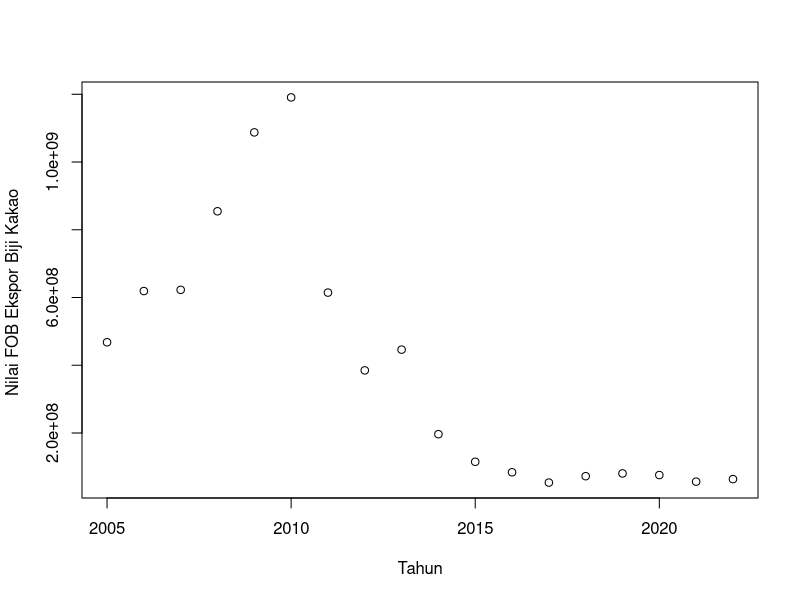
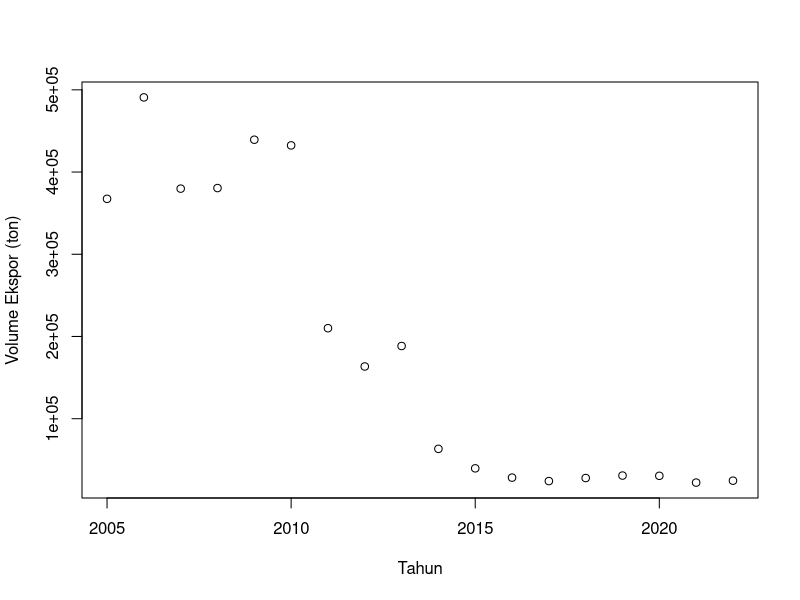
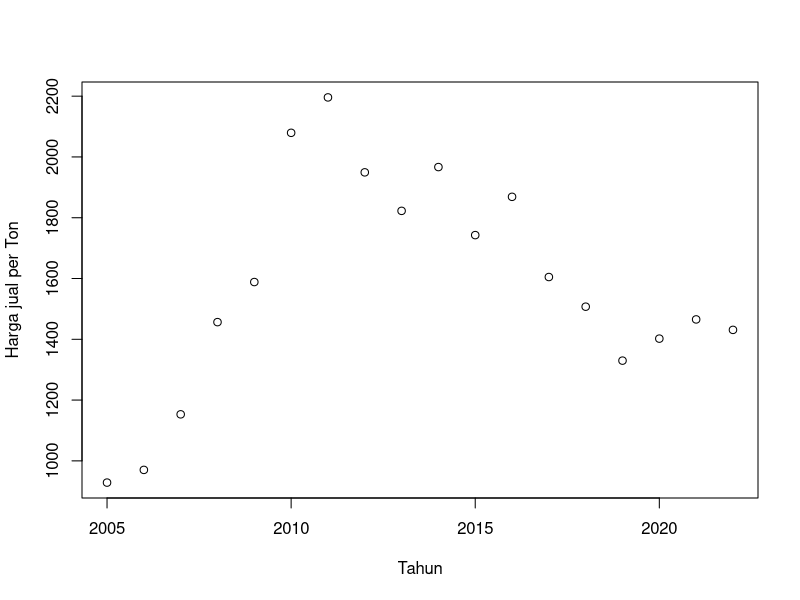
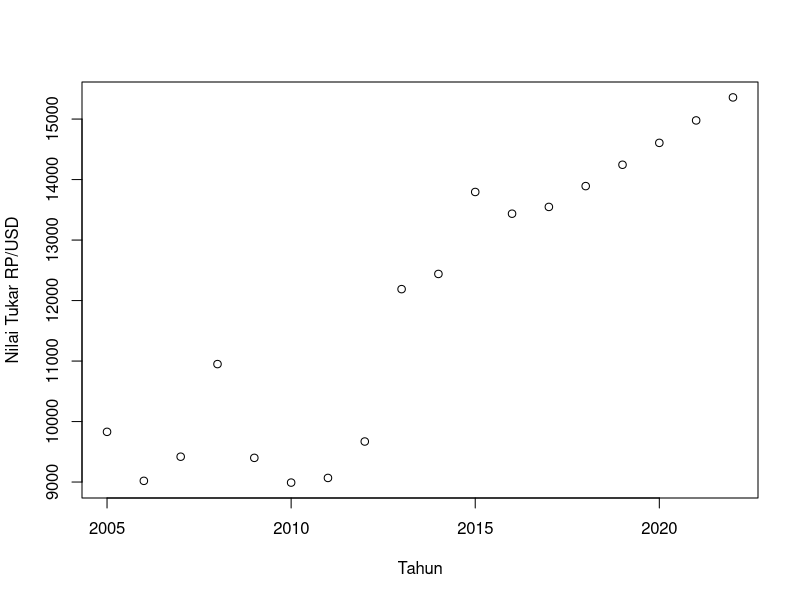
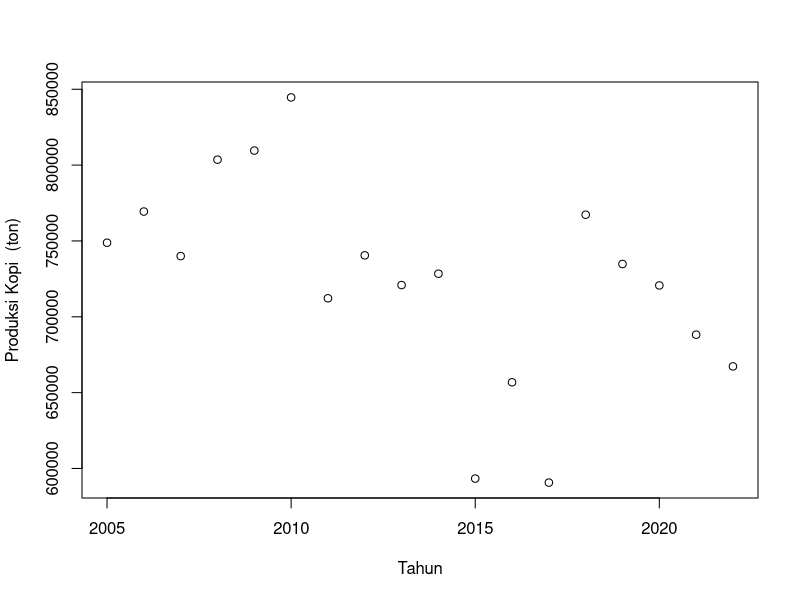
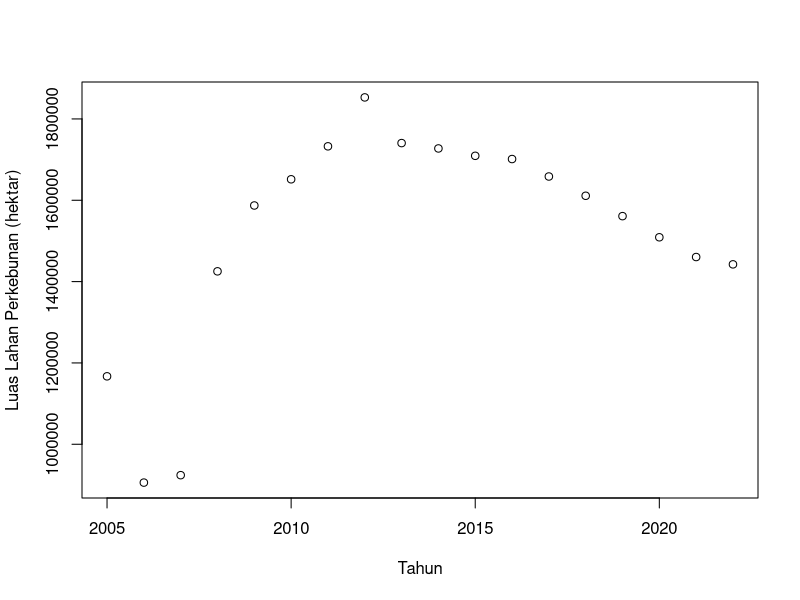
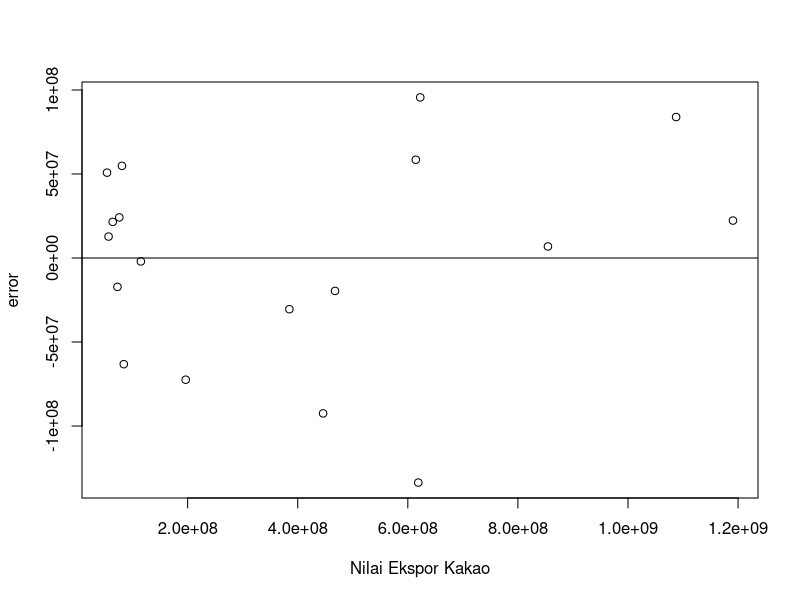
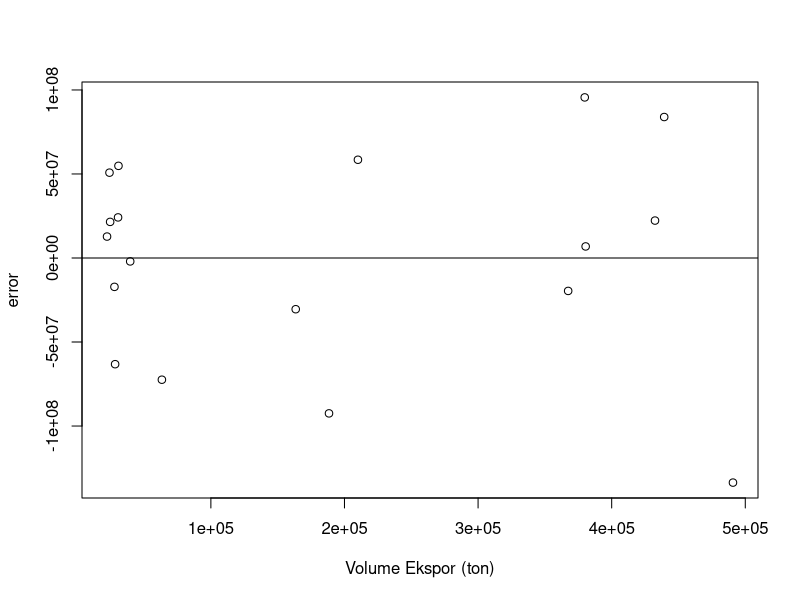

Generate these figures, in order, with R:
## ---- chunk 1
#| warning: false
#| echo: true
setwd("D:/METOPEL UAS/BALQIS METOPEL")
library(readxl)
library(tidyverse)
library(kableExtra)
## ---- chunk 2
#impor dataset
read_excel("kakao.xlsx")
dat <- read_excel("kakao.xlsx")
kbl(dat) %>%
  kable_styling(bootstrap_options = c("striped", "hover", "condensed", "responsive"))
reg1<-lm(ekspor~ekston+hargat+prodt+lahan+kurs,data=dat)
## ---- chunk 3
plot(dat$tahun,dat$ekspor,xlab="Tahun",ylab="Nilai FOB Ekspor Biji Kakao ")
## ---- chunk 4
plot(dat$tahun,dat$ekston,xlab="Tahun",ylab="Volume Ekspor (ton)")
## ---- chunk 5
plot(dat$tahun,dat$hargat,xlab="Tahun",ylab="Harga jual per Ton")
## ---- chunk 6
plot(dat$tahun,dat$kurs,xlab="Tahun",ylab="Nilai Tukar RP/USD")
## ---- chunk 7
plot(dat$tahun,dat$prodt,xlab="Tahun",ylab="Produksi Kopi  (ton)")
## ---- chunk 8
plot(dat$tahun,dat$lahan,xlab="Tahun",ylab="Luas Lahan Perkebunan (hektar)")
## ---- chunk 9
dat$m<-resid(reg1)
plot(dat$ekspor,dat$m,xlab="Nilai Ekspor Kakao",ylab="error")
abline(h=0) # membuat garis horizontal di y=0
## ---- chunk 10
dat$m<-resid(reg1)
plot(dat$ekston,dat$m,xlab="Volume Ekspor (ton)",ylab="error")
abline(h=0) # membuat garis horizontal di y=0
## ---- chunk 11
dat$m<-resid(reg1)
plot(dat$hargat,dat$m,xlab="Harga jual per Ton",ylab="error")
abline(h=0) # membuat garis horizontal di y=0
## ---- chunk 12
dat$m<-resid(reg1)
plot(dat$kurs,dat$m,xlab="Nilai Tukar RP/USD",ylab="error")
abline(h=0) # membuat garis horizontal di y=0
## ---- chunk 13
dat$m<-resid(reg1)
plot(dat$prodt,dat$m,xlab="Produksi Kakao Indonesia (ton)",ylab="error")
abline(h=0) # membuat garis horizontal di y=0
## ---- chunk 14
dat$m<-resid(reg1)
plot(dat$lahan,dat$m,xlab="Luas Lahan Perkebunan (Ha)",ylab="error")
abline(h=0) # membuat garis horizontal di y=0
## ---- chunk 15
summary(reg1)
